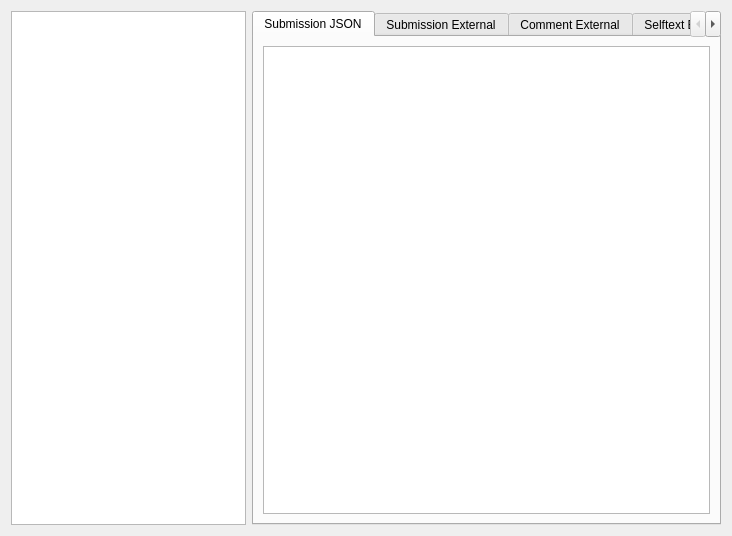
<?xml version="1.0" encoding="UTF-8"?>
<ui version="4.0">
 <class>DownloadedContentWindow</class>
 <widget class="QWidget" name="DownloadedContentWindow">
  <property name="geometry">
   <rect>
    <x>0</x>
    <y>0</y>
    <width>732</width>
    <height>536</height>
   </rect>
  </property>
  <property name="sizePolicy">
   <sizepolicy hsizetype="Preferred" vsizetype="Preferred">
    <horstretch>0</horstretch>
    <verstretch>0</verstretch>
   </sizepolicy>
  </property>
  <property name="windowTitle">
   <string>Downloaded Content</string>
  </property>
  <layout class="QHBoxLayout" name="horizontalLayout">
   <item>
    <widget class="QListWidget" name="userSubredditLst">
     <property name="sizePolicy">
      <sizepolicy hsizetype="Expanding" vsizetype="Expanding">
       <horstretch>1</horstretch>
       <verstretch>0</verstretch>
      </sizepolicy>
     </property>
    </widget>
   </item>
   <item>
    <widget class="QTabWidget" name="tabWidget">
     <property name="sizePolicy">
      <sizepolicy hsizetype="Expanding" vsizetype="Expanding">
       <horstretch>2</horstretch>
       <verstretch>0</verstretch>
      </sizepolicy>
     </property>
     <property name="contextMenuPolicy">
      <enum>Qt::ActionsContextMenu</enum>
     </property>
     <property name="currentIndex">
      <number>0</number>
     </property>
     <widget class="QWidget" name="submissionJSONTab">
      <attribute name="title">
       <string>Submission JSON</string>
      </attribute>
      <layout class="QHBoxLayout" name="horizontalLayout_2">
       <item>
        <widget class="QListWidget" name="submissionJSONLst">
         <property name="contextMenuPolicy">
          <enum>Qt::ActionsContextMenu</enum>
         </property>
         <property name="verticalScrollMode">
          <enum>QAbstractItemView::ScrollPerPixel</enum>
         </property>
        </widget>
       </item>
      </layout>
     </widget>
     <widget class="QWidget" name="submissionExternalTab">
      <attribute name="title">
       <string>Submission External</string>
      </attribute>
      <layout class="QHBoxLayout" name="horizontalLayout_4">
       <item>
        <widget class="QListWidget" name="submissionExternalLst">
         <property name="contextMenuPolicy">
          <enum>Qt::ActionsContextMenu</enum>
         </property>
         <property name="verticalScrollMode">
          <enum>QAbstractItemView::ScrollPerPixel</enum>
         </property>
        </widget>
       </item>
      </layout>
     </widget>
     <widget class="QWidget" name="commentTab">
      <attribute name="title">
       <string>Comment External</string>
      </attribute>
      <layout class="QHBoxLayout" name="horizontalLayout_5">
       <item>
        <widget class="QListWidget" name="commentLst">
         <property name="contextMenuPolicy">
          <enum>Qt::ActionsContextMenu</enum>
         </property>
         <property name="verticalScrollMode">
          <enum>QAbstractItemView::ScrollPerPixel</enum>
         </property>
        </widget>
       </item>
      </layout>
     </widget>
     <widget class="QWidget" name="selftextTab">
      <attribute name="title">
       <string>Selftext External</string>
      </attribute>
      <layout class="QHBoxLayout" name="horizontalLayout_3">
       <item>
        <widget class="QListWidget" name="selftextLst">
         <property name="contextMenuPolicy">
          <enum>Qt::ActionsContextMenu</enum>
         </property>
         <property name="verticalScrollMode">
          <enum>QAbstractItemView::ScrollPerPixel</enum>
         </property>
        </widget>
       </item>
      </layout>
     </widget>
    </widget>
   </item>
  </layout>
 </widget>
 <resources/>
 <connections/>
</ui>
